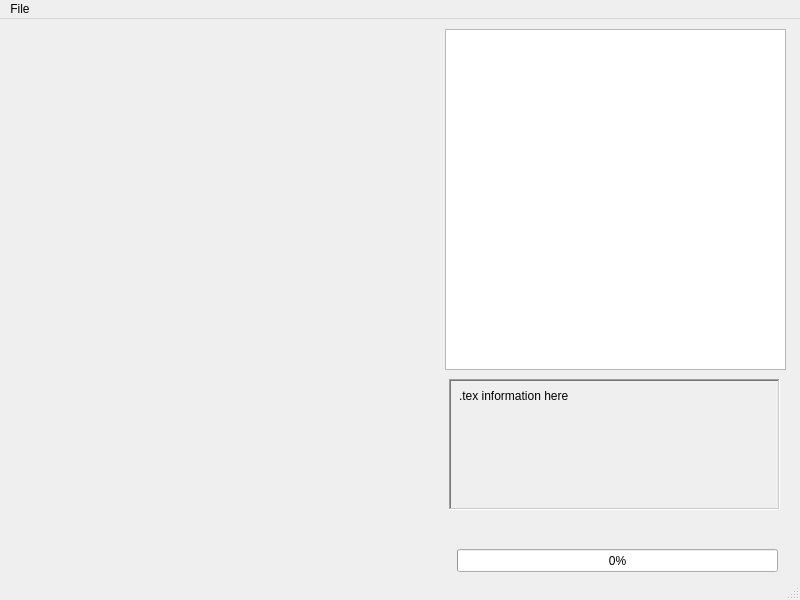
<?xml version="1.0" encoding="UTF-8"?>
<ui version="4.0">
 <class>TexEditor</class>
 <widget class="QMainWindow" name="TexEditor">
  <property name="geometry">
   <rect>
    <x>0</x>
    <y>0</y>
    <width>800</width>
    <height>600</height>
   </rect>
  </property>
  <property name="windowTitle">
   <string>MainWindow</string>
  </property>
  <widget class="QWidget" name="centralwidget">
   <widget class="QGraphicsView" name="iViewer">
    <property name="geometry">
     <rect>
      <x>445</x>
      <y>10</y>
      <width>341</width>
      <height>341</height>
     </rect>
    </property>
    <property name="horizontalScrollBarPolicy">
     <enum>Qt::ScrollBarPolicy::ScrollBarAsNeeded</enum>
    </property>
    <property name="sizeAdjustPolicy">
     <enum>QAbstractScrollArea::SizeAdjustPolicy::AdjustIgnored</enum>
    </property>
   </widget>
   <widget class="QFrame" name="frame">
    <property name="geometry">
     <rect>
      <x>449</x>
      <y>360</y>
      <width>331</width>
      <height>131</height>
     </rect>
    </property>
    <property name="autoFillBackground">
     <bool>true</bool>
    </property>
    <property name="frameShape">
     <enum>QFrame::Shape::WinPanel</enum>
    </property>
    <property name="frameShadow">
     <enum>QFrame::Shadow::Sunken</enum>
    </property>
    <widget class="QLabel" name="iInfo">
     <property name="geometry">
      <rect>
       <x>10</x>
       <y>10</y>
       <width>311</width>
       <height>111</height>
      </rect>
     </property>
     <property name="text">
      <string>.tex information here</string>
     </property>
     <property name="alignment">
      <set>Qt::AlignmentFlag::AlignLeading|Qt::AlignmentFlag::AlignLeft|Qt::AlignmentFlag::AlignTop</set>
     </property>
    </widget>
   </widget>
   <widget class="QProgressBar" name="progressBar">
    <property name="enabled">
     <bool>true</bool>
    </property>
    <property name="geometry">
     <rect>
      <x>457</x>
      <y>530</y>
      <width>321</width>
      <height>23</height>
     </rect>
    </property>
    <property name="value">
     <number>0</number>
    </property>
    <property name="textVisible">
     <bool>true</bool>
    </property>
    <property name="invertedAppearance">
     <bool>false</bool>
    </property>
    <property name="textDirection">
     <enum>QProgressBar::Direction::TopToBottom</enum>
    </property>
   </widget>
  </widget>
  <widget class="QMenuBar" name="menubar">
   <property name="geometry">
    <rect>
     <x>0</x>
     <y>0</y>
     <width>800</width>
     <height>22</height>
    </rect>
   </property>
   <widget class="QMenu" name="menuFile">
    <property name="title">
     <string>File</string>
    </property>
    <addaction name="actionNew"/>
    <addaction name="actionOpen"/>
    <addaction name="actionSave"/>
   </widget>
   <addaction name="menuFile"/>
  </widget>
  <widget class="QStatusBar" name="statusbar"/>
  <action name="actionNew">
   <property name="text">
    <string>New</string>
   </property>
   <property name="toolTip">
    <string>New (From Image)</string>
   </property>
  </action>
  <action name="actionOpen">
   <property name="text">
    <string>Open</string>
   </property>
   <property name="toolTip">
    <string>Open (.tex)</string>
   </property>
  </action>
  <action name="actionSave">
   <property name="text">
    <string>Save</string>
   </property>
  </action>
 </widget>
 <resources/>
 <connections/>
</ui>
